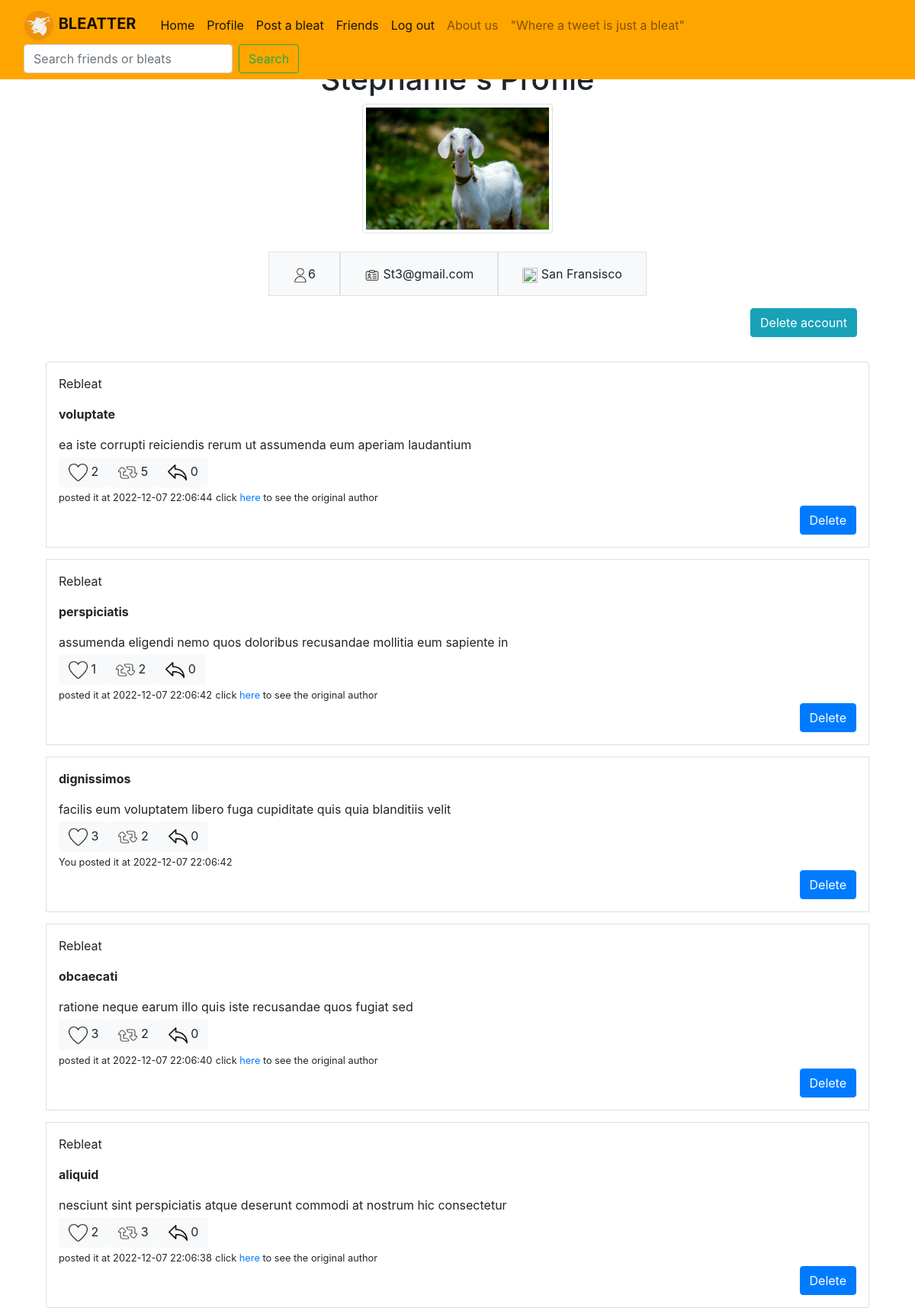
The page /my_profile (signed in) on the database as committed earlier.
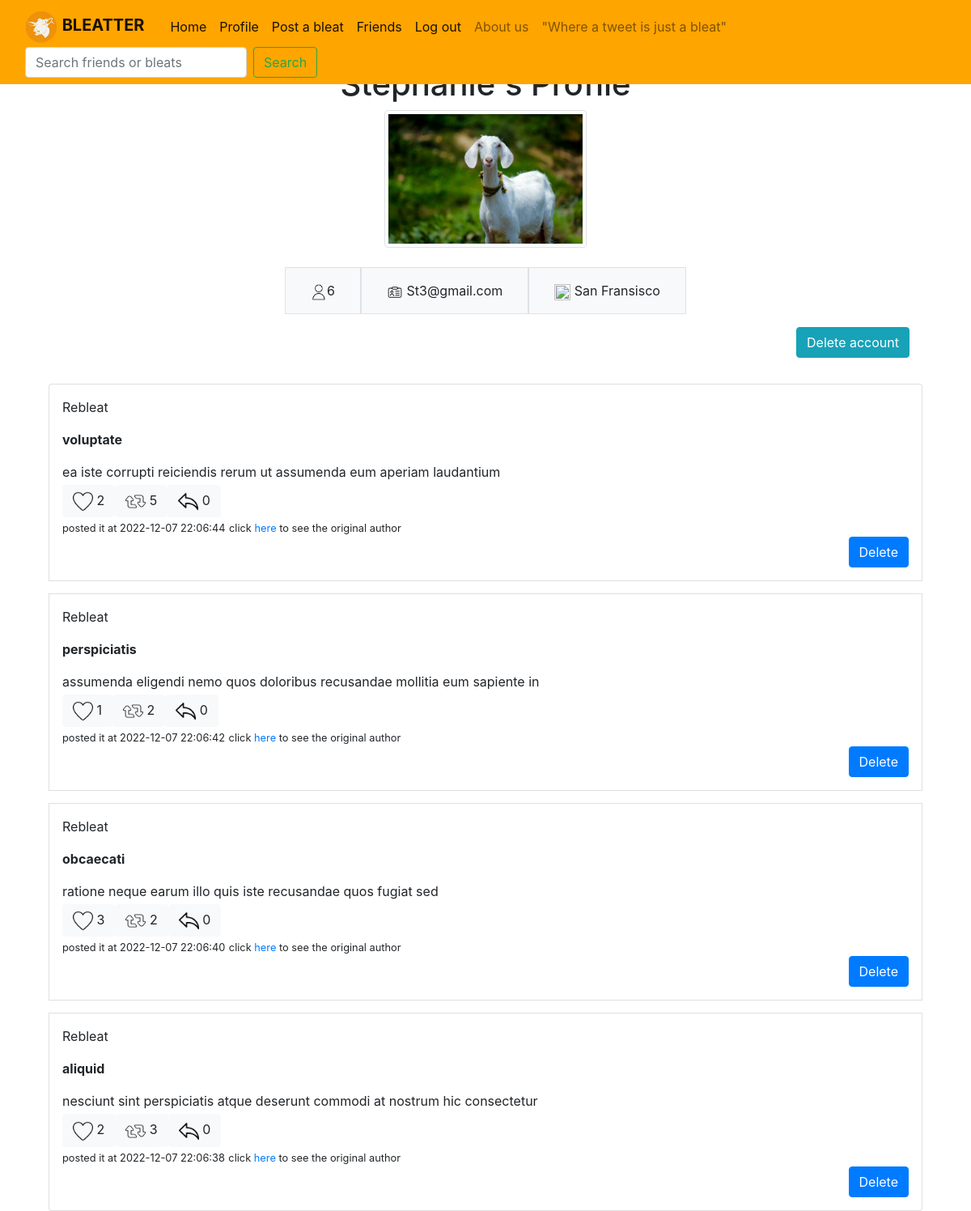
The same page on the database as committed later.
### Main.py (models this page shows, shortened)
class User(db.Model):
    __tablename__ = "User"
    id = db.Column(db.Integer, primary_key=True)
    username = db.Column(db.String(24))
    email = db.Column(db.String(64), unique=True)
    pwd = db.Column(db.String(64))
    location = db.Column(db.String(64))
    bleats = db.relationship(
        "Bleat", passive_deletes=True, cascade="all, delete")

class Bleat(db.Model):
    __tablename__ = "Bleat"
    id = db.Column(db.Integer, primary_key=True)
    title = db.Column(db.String(256))
    content = db.Column(db.String(256))
    author_id = db.Column(db.Integer, db.ForeignKey(
        "User.id", ondelete='CASCADE'), nullable=False)
    like = db.Column(db.Integer)
    retweet = db.Column(db.Integer)
    reply = db.Column(db.Integer)
    date = db.Column(db.String(256), nullable=False)

### Main.py (the view, shortened to what this page needs)
@ app.route("/my_profile", methods=["GET", "POST"])
def profile():
    g.search = "profile"  # give the possibility of searching a word or a use in the nav bar
    if request.method == "GET":
        cur_id = session.get("current_user")
        users = User.query.all()
        nb_friends = Relationship.query.filter(
            (Relationship.userID1 == cur_id) & (Relationship.pending == True)).count()
        current_user = User.query.filter_by(id=cur_id).first()
        bleats = current_user.bleats
        messages = LinkedList()
        for b in bleats:
            messages.insert_at_end(b)
        rebleat = Rebleat.query.all()
        for rb in rebleat:
            if rb.rebleater_id == cur_id:
                bleat = Bleat.query.filter_by(id=rb.bleat_id).first()
                messages.insert_at_end(bleat)
        messages = messages.to_list()
        messages = sorted(messages, key=lambda messages: messages.date)[::-1]
        return render_template("profile.html", my_account=True, email=current_user.email, nb_friends=nb_friends, id=current_user.id,
                               username=current_user.username, location=current_user.location, messages=messages)

### Main.py (called while the page is built)
@event.listens_for(Engine, "connect")
def _set_sqlite_pragma(dbapi_connection, connection_record):
    if isinstance(dbapi_connection, SQLite3Connection):
        cursor = dbapi_connection.cursor()
        cursor.execute("PRAGMA foreign_keys=ON;")
        cursor.close()

### data_struct.py (called while the page is built)
    def to_list(self):
        l = []
        if self.head is None:
            return l
        node = self.head
        while node:
            l.append(node.data)
            node = node.next_node
        return l

    def insert_beginning(self, data):
        if self.head is None:
            self.head = Node(data, None)
            self.last_node = self.head
            return
        new_node = Node(data, self.head)
        self.head = new_node

    def insert_at_end(self, data):
        if self.head is None:
            self.insert_beginning(data)
            return
        self.last_node.next_node = Node(data, None)
        self.last_node = self.last_node.next_node

### templates/profile.html (shortened to what this page needs)
{% extends 'base.html' %}
{% block main %}
<h1 class="text-center">{{username}}'s Profile</h1>
<div class="container">
    <figure class="text-center">
        <img src="{{url_for('static', filename='goat2.jpeg')}}" class="figure-img img-fluid img-thumbnail" alt="A goat"
            height="250px" width="250px">
    </figure>
    <div class="row g-2 justify-content-md-center">
        <div class="p-3 border bg-light">
            <div class="col">
                <img src="{{url_for('static', filename='icon_profile.png')}}" height="20px" width="20px">{{nb_friends}}
            </div>
        </div>
        <div class="p-3 border bg-light">
            <div class="col">
                <img src="{{url_for('static', filename='id-card.png')}}" height="20px" width="20px">
                {{email}}
            </div>
        </div>
        <div class="p-3 border bg-light">
            <div class="col">
                <img src="https://cdn-icons-png.flaticon.com/512/17/17736.png" height="20px" width="20px">
                {{location}}
            </div>
        </div>
    </div>
    {% if my_account %}
    <div class="text-right p-3">
        <button type="button" class="btn btn-info" data-toggle="modal" data-target="#delete_profile">
            Delete account
        </button>
    </div>
    {% endif %}
    <ul class="list-group">
        {%for b in messages%}
        <li class="list-group-item flex-column align-items-start mt-3 shadow p-3 ">
            {% if b.author_id != id %}
            <p>Rebleat</p>
            {%endif%}
            <p><b>{{b.title}}</b></p>
            <p class="mb-1">{{b.content}}</p>
            <div class="btn-group" role="group" aria-label="Basic example">
                <form action="/my_profile/{{b.id}}/like" method="GET">
                    <button class="btn btn-light">
                        <img src="{{url_for('static', filename='like.png')}}" alt="like_icon" height="25" width="25">
                        {{b.like}}
                    </button>
                </form>
                <form action="/my_profile/{{b.id}}/rebleat" method="GET">
                    <button class="btn btn-light">
                        <img src="{{url_for('static', filename='rebleat.png')}}" alt="rebleat_icon" height="25"
                            width="25">
                        {{b.retweet}}
                    </button>
                </form>
                <form action="/my_profile/{{b.id}}/reply" method="GET">
                    <button class="btn btn-light">
                        <img src="{{url_for('static', filename='reply.png')}}" alt="reply_icon" height="25" width="25">
                        {{b.reply}}
                    </button>
                </form>
            </div>
            <div class="text-left">
                {% if b.author_id != id %}
                <small>posted it at {{b.date}}</small>
                <small>click <a href="/profile/{{b.author_id}}"> here </a> to see the original author</small>
                {%else%}
                <small>You posted it at {{b.date}}</small>
                {%endif%}
                {% if my_account %}
                <div class="d-grid gap-1 d-md-flex justify-content-md-end  pull-right">
                    <form action="/user/remove_bleat/{{b['id']}}" method="post">
                        <button type="submit" class="btn btn-primary">Delete</button>
                    </form>
                </div>
                {% endif %}
            </div>
        </li>
        {% endfor %}
    </ul>
    {% endblock %}

### templates/base.html (shortened to what this page needs)
<!DOCTYPE html>
<html lang="en">
<head>
    <link rel="stylesheet" href="https://cdn.jsdelivr.net/npm/bootstrap@4.0.0/dist/css/bootstrap.min.css"
>
</head>
<body style="padding-top: 5rem">
    <nav class="navbar navbar-light fixed-top" style="background-color : orange;">
        <div class="container-fluid">
            <ul class="navbar-nav mr-3">
                <li class="nav-item">
                    <a class="navbar-brand" href="/" onclick="goat()">
                        <img src="{{url_for('static', filename='logo1.png')}}" onclick="goat()"
                            class="d-inline-block align-center" width="40" height="40" alt="logo" />
                        <b>BLEATTER</b>
                    </a>
                </li>
            </ul>
            {% if session['current_user'] %}
            <ul class="navbar-nav mr-3">
                <li class="nav-item">
                    <a class="nav-link active" href="/home_page">Home<span class="sr-only">(current)</span></a>
                </li>
            </ul>
            <ul class="navbar-nav mr-3">
                <li class="nav-item">
                    <a class="nav-link active" href="/my_profile">Profile<span class="sr-only">(current)</span></a>
                </li>
            </ul>
            <ul class="navbar-nav mr-3">
                <li class="nav-item">
                    <a class="nav-link active" href="/post_a_bleat">Post a bleat</a>
                </li>
            </ul>
            <ul class="navbar-nav mr-3">
                <li class="nav-item">
                    <a class="nav-link active" href="/user/friends">Friends<span class="sr-only">(current)</span></a>
                </li>
            </ul>
            <ul class="navbar-nav mr-3">
                <li class="nav-item">
                    <a class="nav-link active" href="/logout">Log out<span class="sr-only">(current)</span></a>
                </li>
            </ul>
            {% endif %}
            <ul class="navbar-nav mr-3">
                <li class="navbar-item">
                    <a class="nav-link" href="/about">About us</a>
                </li>
            </ul>
            <ul class="navbar-nav mr-auto">
                <li class="nav-item">
                    <span class="navbar-text ">
                        "Where a tweet is just a bleat"
                    </span>
                </li>
            </ul>
            {% if g['search'] == "profile" %}
            <form class="form-inline" method="post">
                <input class="form-control mr-sm-2 " type="search" name="search" placeholder="Search friends or bleats"
                    aria-label="Search">
                <button class="btn btn-outline-success my-2 my-sm-0" type="submit">Search </button>
            </form>
            {%endif%}
        </div>
    </nav>
    <main class="container">
        {% block main %}
        {% endblock %}
    </main>
</body>
</html>

Rows that differ between the two databases and show on the page:
removed Bleat: title "dignissimos", content "facilis eum voluptatem libero fuga cupiditate quis quia blanditiis velit", like "3", retweet "2", reply "0", date "2022-12-07 22:06:42"
